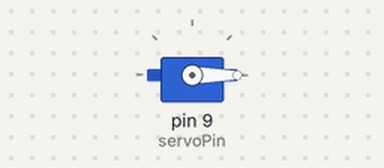
A sketch run on a simulated Arduino Uno, built with avr-gcc and run on an emulated ATmega328P. Parts: servo.

Above: at 0.25 s.
At 1.25 s:
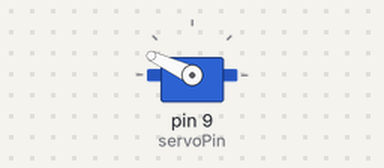
At 2.25 s:
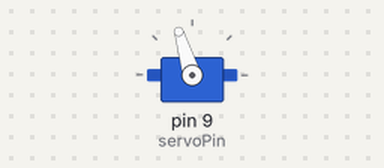
At 4.3 s:
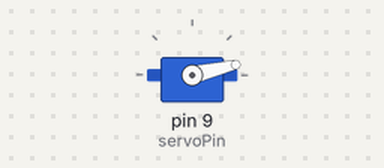
Timing chart, 0 to 5.9 s (numbered marks = the images above):
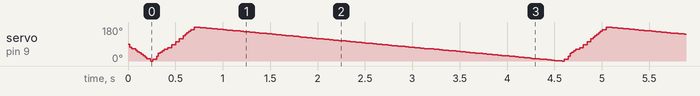

The sketch:

Sweep.ino
```cpp
#include <VarSpeedServo.h>

VarSpeedServo myservo;

const int servoPin = 9;

void setup() {
    myservo.attach(servoPin);
    myservo.write(0,255,true);
}

void loop() {
    myservo.write(180,255,true);
    myservo.write(0,30,true);
}
```
